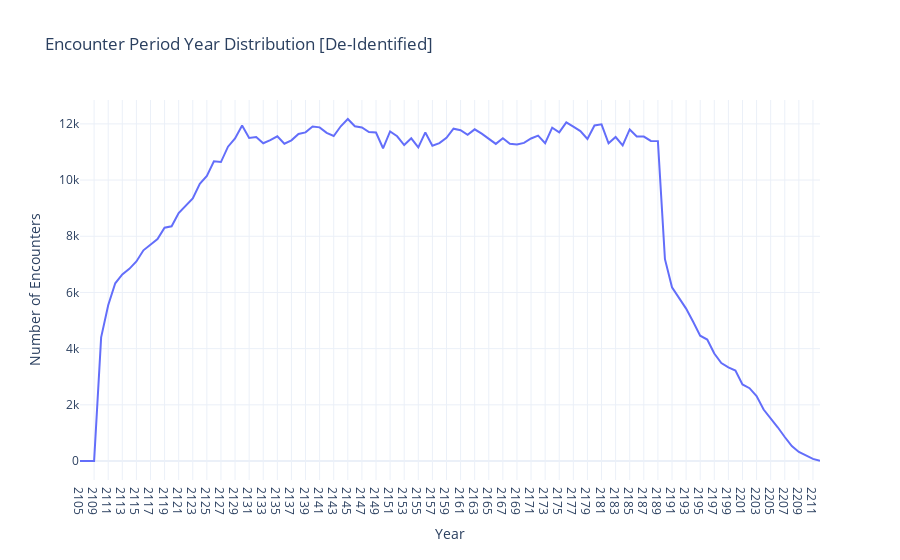

Notebook code for this chart:
### Markdown cell above
#### Encounter Year Distribution Line Chart

### Code cell
encounter_year_df = spark.sql("select date_format(periodStart, 'yyyy') encounterYear, count(*) count  from encounter group by 1 order by 1").toPandas()

fig = px.line(
    encounter_year_df, 
    x='encounterYear', 
    y='count', 
    title='Encounter Period Year Distribution [De-Identified]'
)

fig.update_layout(
    xaxis_title='Year',
    yaxis_title='Number of Encounters',
    template='plotly_white'  
)
fig.show()

### Figure 1 — Plotly figure (JSON) as saved in the notebook; plotly's stock layout.template omitted (floating-point values rounded to 4 significant figures)
{"data": [{"hovertemplate": "encounterYear=%{x}<br>count=%{y}<extra></extra>", "legendgroup": "", "line": {"color": "#636efa", "dash": "solid"}, "marker": {"symbol": "circle"}, "mode": "lines", "name": "", "orientation": "v", "showlegend": false, "type": "scatter", "x": ["2105", "2106", "2109", "2110", "2111", "2112", "2113", "2114", "2115", "2116", "2117", "2118", "2119", "2120", "2121", "2122", "2123", "2124", "2125", "2126", "2127", "2128", "2129", "2130", "2131", "2132", "2133", "2134", "2135", "2136", "2137", "2138", "2139", "2140", "2141", "2142", "2143", "2144", "2145", "2146", "2147", "2148", "2149", "2150", "2151", "2152", "2153", "2154", "2155", "2156", "2157", "2158", "2159", "2160", "2161", "2162", "2163", "2164", "2165", "2166", "2167", "2168", "2169", "2170", "2171", "2172", "2173", "2174", "2175", "2176", "2177", "2178", "2179", "2180", "2181", "2182", "2183", "2184", "2185", "2186", "2187", "2188", "2189", "2190", "2191", "2192", "2193", "2194", "2195", "2196", "2197", "2198", "2199", "2200", "2201", "2202", "2203", "2204", "2205", "2206", "2207", "2208", "2209", "2210", "2211", "2212"], "xaxis": "x", "y": [1, 1, 1, 4401, 5547, 6326, 6640, 6840, 7104, 7499, 7691, 7903, 8306, 8356, 8823, 9090, 9348, 9869, 10143, 10666, 10641, 11187, 11481, 11942, 11501, 11531, 11310, 11421, 11559, 11293, 11414, 11640, 11698, 11907, 11875, 11678, 11569, 11914, 12173, 11913, 11871, 11707, 11693, 11131, 11730, 11558, 11245, 11484, 11160, 11695, 11223, 11313, 11505, 11828, 11776, 11610, 11805, 11650, 11475, 11288, 11488, 11289, 11267, 11324, 11480, 11583, 11310, 11866, 11701, 12055, 11902, 11743, 11460, 11942, 11983, 11308, 11532, 11236, 11802, 11550, 11548, 11393, 11386, 7183, 6186, 5800, 5425, 4956, 4462, 4324, 3827, 3489, 3333, 3223, 2724, 2592, 2314, 1833, 1537, 1202, 855, 532, 322, 199, 75, 9], "yaxis": "y"}], "layout": {"legend": {"tracegroupgap": 0}, "title": {"text": "Encounter Period Year Distribution [De-Identified]"}, "xaxis": {"anchor": "y", "domain": [0, 1], "title": {"text": "Year"}}, "yaxis": {"anchor": "x", "domain": [0, 1], "title": {"text": "Number of Encounters"}}}}
